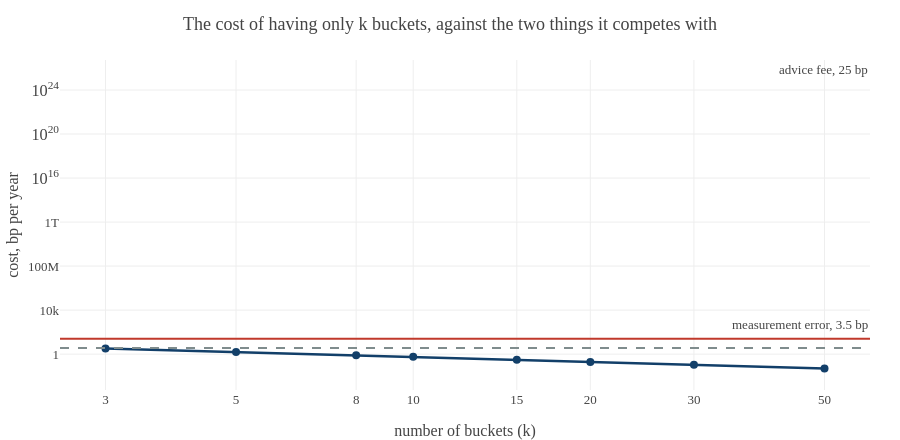

Notebook code cell kept with this figure:
### Code cell
ks = [3, 5, 8, 10, 15, 20, 30, 50]
quant_cost = []
for k in ks:
    edges = np.quantile(w_from_score, np.linspace(0, 1, k + 1))[1:-1]
    ii = np.digitize(w_from_score, edges)
    levels = np.array([w_from_score[ii == i].mean() for i in range(k)])
    quant_cost.append(ce_loss_bp(levels[ii] - w_from_score).mean())

measurement = budget.loc['3. Measurement (questionnaire misreads client)', 'Cost (bp p.a.)']

fig = go.Figure()
fig.add_trace(go.Scatter(x=ks, y=quant_cost, mode='lines+markers', name='cost of using k buckets',
                         line=dict(color=NAVY, width=2.5), marker=dict(size=8),
                         hovertemplate='%{x} buckets<br>%{y:.2f} bp p.a.<extra></extra>'))
fig.add_hline(y=FEE_BP, line=dict(color=RED, width=2),
              annotation_text=f'advice fee, {FEE_BP:.0f} bp', annotation_position='top right')
fig.add_hline(y=measurement, line=dict(color=GREY, width=2, dash='dash'),
              annotation_text=f'measurement error, {measurement:.1f} bp', annotation_position='bottom right')
fig.update_layout(template=TEMPLATE, height=440,
                  title_text='The cost of having only k buckets, against the two things it competes with',
                  xaxis_title='number of buckets (k)', yaxis_title='cost, bp per year',
                  xaxis_type='log', yaxis_type='log',
                  xaxis=dict(tickmode='array', tickvals=ks, ticktext=[str(k) for k in ks]))
fig.show()

### Figure 1 — Plotly figure (JSON) as saved in the notebook; plotly's stock layout.template omitted (floating-point values rounded to 4 significant figures)
{"data": [{"hovertemplate": "%{x} buckets<br>%{y:.2f} bp p.a.<extra></extra>", "line": {"color": "#123F69", "width": 2.5}, "marker": {"size": 8}, "mode": "lines+markers", "name": "cost of using k buckets", "type": "scatter", "x": [3, 5, 8, 10, 15, 20, 30, 50], "y": [3.248, 1.556, 0.7898, 0.5635, 0.3007, 0.196, 0.1063, 0.04944]}], "layout": {"annotations": [{"showarrow": false, "text": "advice fee, 25 bp", "x": 1, "xanchor": "right", "xref": "x domain", "y": 25, "yanchor": "bottom", "yref": "y"}, {"showarrow": false, "text": "measurement error, 3.5 bp", "x": 1, "xanchor": "right", "xref": "x domain", "y": 3.523, "yanchor": "top", "yref": "y"}], "height": 440, "shapes": [{"line": {"color": "#C0392B", "width": 2}, "type": "line", "x0": 0, "x1": 1, "xref": "x domain", "y0": 25, "y1": 25, "yref": "y"}, {"line": {"color": "#7F8C8D", "dash": "dash", "width": 2}, "type": "line", "x0": 0, "x1": 1, "xref": "x domain", "y0": 3.523, "y1": 3.523, "yref": "y"}], "title": {"text": "The cost of having only k buckets, against the two things it competes with"}, "xaxis": {"tickmode": "array", "ticktext": ["3", "5", "8", "10", "15", "20", "30", "50"], "tickvals": [3, 5, 8, 10, 15, 20, 30, 50], "title": {"text": "number of buckets (k)"}, "type": "log"}, "yaxis": {"title": {"text": "cost, bp per year"}, "type": "log"}}}
